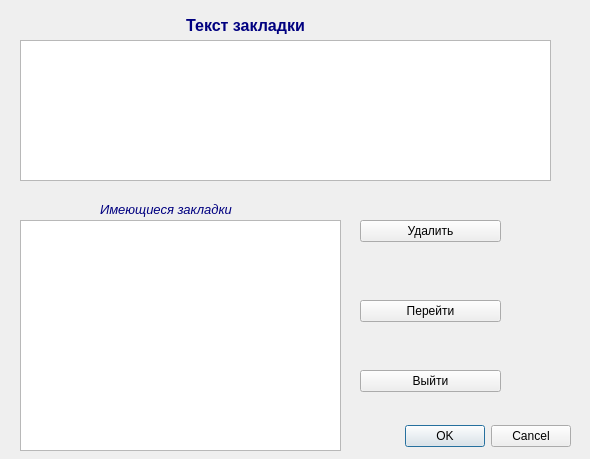
<?xml version="1.0" encoding="UTF-8"?>
<ui version="4.0">
 <class>MarkF</class>
 <widget class="QDialog" name="MarkF">
  <property name="geometry">
   <rect>
    <x>0</x>
    <y>0</y>
    <width>590</width>
    <height>459</height>
   </rect>
  </property>
  <property name="windowTitle">
   <string>Работа с закладками</string>
  </property>
  <property name="windowIcon">
   <iconset resource="ico.qrc">
    <normaloff>:/ico/configure.png</normaloff>:/ico/configure.png</iconset>
  </property>
  <widget class="QDialogButtonBox" name="EndEdit">
   <property name="geometry">
    <rect>
     <x>230</x>
     <y>420</y>
     <width>341</width>
     <height>32</height>
    </rect>
   </property>
   <property name="orientation">
    <enum>Qt::Horizontal</enum>
   </property>
   <property name="standardButtons">
    <set>QDialogButtonBox::Cancel|QDialogButtonBox::Ok</set>
   </property>
  </widget>
  <widget class="QPlainTextEdit" name="curMark">
   <property name="geometry">
    <rect>
     <x>20</x>
     <y>40</y>
     <width>531</width>
     <height>141</height>
    </rect>
   </property>
  </widget>
  <widget class="QListView" name="listMark">
   <property name="geometry">
    <rect>
     <x>20</x>
     <y>220</y>
     <width>321</width>
     <height>231</height>
    </rect>
   </property>
  </widget>
  <widget class="QToolButton" name="delMark">
   <property name="geometry">
    <rect>
     <x>360</x>
     <y>220</y>
     <width>141</width>
     <height>22</height>
    </rect>
   </property>
   <property name="text">
    <string>Удалить</string>
   </property>
  </widget>
  <widget class="QToolButton" name="GoMark">
   <property name="geometry">
    <rect>
     <x>360</x>
     <y>300</y>
     <width>141</width>
     <height>22</height>
    </rect>
   </property>
   <property name="text">
    <string>Перейти</string>
   </property>
  </widget>
  <widget class="QToolButton" name="exitMark">
   <property name="geometry">
    <rect>
     <x>360</x>
     <y>370</y>
     <width>141</width>
     <height>22</height>
    </rect>
   </property>
   <property name="text">
    <string>Выйти</string>
   </property>
  </widget>
  <widget class="QLabel" name="label">
   <property name="geometry">
    <rect>
     <x>180</x>
     <y>15</y>
     <width>131</width>
     <height>21</height>
    </rect>
   </property>
   <property name="text">
    <string>&lt;!DOCTYPE HTML PUBLIC &quot;-//W3C//DTD HTML 4.0//EN&quot; &quot;http://www.w3.org/TR/REC-html40/strict.dtd&quot;&gt;
&lt;html&gt;&lt;head&gt;&lt;meta name=&quot;qrichtext&quot; content=&quot;1&quot; /&gt;&lt;style type=&quot;text/css&quot;&gt;
p, li { white-space: pre-wrap; }
&lt;/style&gt;&lt;/head&gt;&lt;body style=&quot; font-family:'Sans Serif'; font-size:9pt; font-weight:400; font-style:normal;&quot;&gt;
&lt;table style=&quot;-qt-table-type: root; margin-top:4px; margin-bottom:4px; margin-left:4px; margin-right:4px;&quot;&gt;
&lt;tr&gt;
&lt;td style=&quot;border: none;&quot;&gt;
&lt;p align=&quot;center&quot; style=&quot; margin-top:0px; margin-bottom:0px; margin-left:0px; margin-right:0px; -qt-block-indent:0; text-indent:0px;&quot;&gt;&lt;span style=&quot; font-size:12pt; font-weight:600; color:#000080;&quot;&gt;Текст закладки&lt;/span&gt;&lt;/p&gt;&lt;/td&gt;&lt;/tr&gt;&lt;/table&gt;&lt;/body&gt;&lt;/html&gt;</string>
   </property>
  </widget>
  <widget class="QLabel" name="label_2">
   <property name="geometry">
    <rect>
     <x>100</x>
     <y>200</y>
     <width>141</width>
     <height>20</height>
    </rect>
   </property>
   <property name="text">
    <string>&lt;!DOCTYPE HTML PUBLIC &quot;-//W3C//DTD HTML 4.0//EN&quot; &quot;http://www.w3.org/TR/REC-html40/strict.dtd&quot;&gt;
&lt;html&gt;&lt;head&gt;&lt;meta name=&quot;qrichtext&quot; content=&quot;1&quot; /&gt;&lt;style type=&quot;text/css&quot;&gt;
p, li { white-space: pre-wrap; }
&lt;/style&gt;&lt;/head&gt;&lt;body style=&quot; font-family:'Sans Serif'; font-size:9pt; font-weight:400; font-style:normal;&quot;&gt;
&lt;table style=&quot;-qt-table-type: root; margin-top:4px; margin-bottom:4px; margin-left:4px; margin-right:4px;&quot;&gt;
&lt;tr&gt;
&lt;td style=&quot;border: none;&quot;&gt;
&lt;p style=&quot; margin-top:0px; margin-bottom:0px; margin-left:0px; margin-right:0px; -qt-block-indent:0; text-indent:0px;&quot;&gt;&lt;span style=&quot; font-size:10pt; font-style:italic; color:#000080;&quot;&gt;Имеющиеся закладки&lt;/span&gt;&lt;/p&gt;&lt;/td&gt;&lt;/tr&gt;&lt;/table&gt;&lt;/body&gt;&lt;/html&gt;</string>
   </property>
  </widget>
 </widget>
 <resources>
  <include location="ico.qrc"/>
 </resources>
 <connections>
  <connection>
   <sender>EndEdit</sender>
   <signal>accepted()</signal>
   <receiver>MarkF</receiver>
   <slot>accept()</slot>
   <hints>
    <hint type="sourcelabel">
     <x>248</x>
     <y>254</y>
    </hint>
    <hint type="destinationlabel">
     <x>157</x>
     <y>274</y>
    </hint>
   </hints>
  </connection>
  <connection>
   <sender>EndEdit</sender>
   <signal>rejected()</signal>
   <receiver>MarkF</receiver>
   <slot>reject()</slot>
   <hints>
    <hint type="sourcelabel">
     <x>316</x>
     <y>260</y>
    </hint>
    <hint type="destinationlabel">
     <x>286</x>
     <y>274</y>
    </hint>
   </hints>
  </connection>
 </connections>
</ui>
